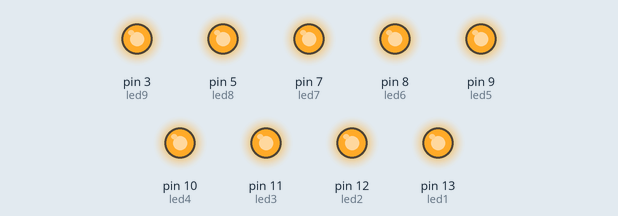
Simulated run of this sketch. Board: Arduino Uno, built with avr-gcc and run on an emulated ATmega328P. On the bench: output pins drawn as LEDs (lit = HIGH).

Above: at 0.1 s.
Timing chart, 0 to 1.6 s (numbered marks = the images above):
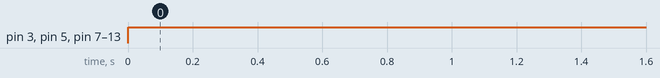

Measured:
- by itself, pin 3 (led9), pin 5 (led8), pin 7 (led7), pin 8 (led6), pin 9 (led5), pin 10 (led4), pin 11 (led3), pin 12 (led2), pin 13 (led1): LOW → HIGH at 0.00 s

The sketch:

blue_led_strip.ino
```cpp
int led1 = 13;
int led2 = 12;
int led3 = 11;
int led4 = 10;
int led5 = 9;
int led6 = 8;
int led7 = 7;
int led8 = 5;
int led9 = 3;

void setup() {
  pinMode(led1, OUTPUT);
  pinMode(led2, OUTPUT);
  pinMode(led3, OUTPUT);
  pinMode(led4, OUTPUT);
  pinMode(led5, OUTPUT);
  pinMode(led6, OUTPUT);
  pinMode(led7, OUTPUT);
  pinMode(led8, OUTPUT);
  pinMode(led9, OUTPUT);
}

void loop() {
  digitalWrite(led1, HIGH);
  digitalWrite(led2, HIGH);
  digitalWrite(led3, HIGH);
  digitalWrite(led4, HIGH);
  digitalWrite(led5, HIGH);
  digitalWrite(led6, HIGH);
  digitalWrite(led7, HIGH);
  digitalWrite(led8, HIGH);
  digitalWrite(led9, HIGH);

}
```
